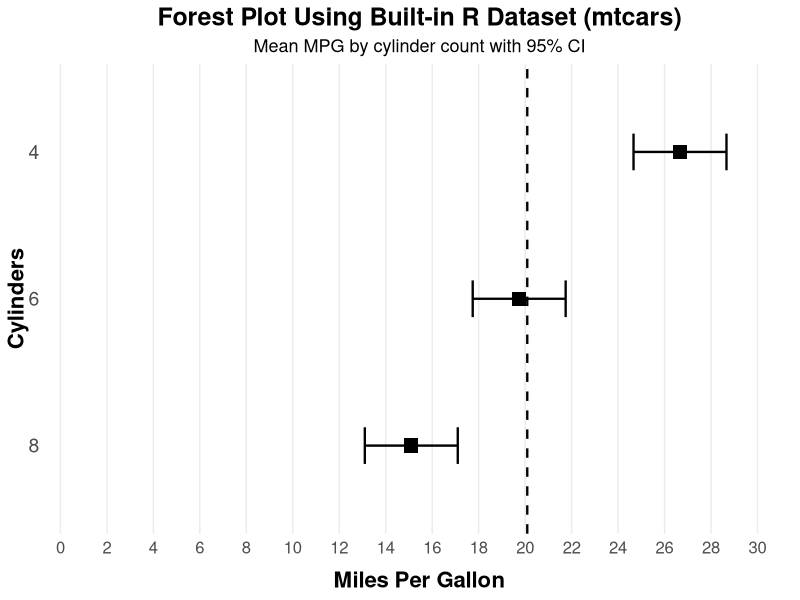

Here is the R script that generated this plot:
library(ggplot2)

#Load built-in R dataset
data(mtcars)

#Calculate mean MPG by number of cylinders
summary_df <- aggregate(mpg ~ cyl, data = mtcars, mean)

#Create simple (example) confidence intervals
summary_df$lower <- summary_df$mpg - 2
summary_df$upper <- summary_df$mpg + 2

#Convert cyl to a factor and reverse order so higher values appear at the top
summary_df$cyl <- factor(summary_df$cyl, levels = rev(summary_df$cyl))

#Create forest plot
ggplot(summary_df, aes(x = mpg, y = cyl)) +
  
  #Vertical reference line at overall mean MPG
  geom_vline(
    xintercept = mean(mtcars$mpg),
    linetype = "dashed",
    linewidth = 0.8
  ) +
  
  #Horizontal confidence interval bars
  geom_errorbar(
    aes(xmin = lower, xmax = upper),
    width = 0.25,
    linewidth = 0.8,
    orientation = "y"
  ) +
  
  #Point estimates (boxes)
  geom_point(
    size = 4.5,
    shape = 15
  ) +
  
  #Customize x-axis scale and spacing
  scale_x_continuous(
    limits = c(0, 30),
    breaks = seq(0, 30, by = 2),
    expand = expansion(mult = c(0.02, 0.05))
  ) +
  
  #Axis labels and plot titles
  labs(
    x = "Miles Per Gallon",
    y = "Cylinders",
    title = "Forest Plot Using Built-in R Dataset (mtcars)",
    subtitle = "Mean MPG by cylinder count with 95% CI"
  ) +
  
  #Base theme
  theme_minimal() +
  
  #Text and layout customization
  theme(
    # Axis tick label sizes
    axis.text.y  = element_text(size = 14),
    axis.text.x  = element_text(size = 12),
    
    #X-axis title styling
    axis.title.x = element_text(
      size = 16,
      face = "bold",
      margin = margin(t = 10)
    ),
    
    #Y-axis title styling
    axis.title.y = element_text(
      size = 16,
      face = "bold",
      margin = margin(t = 10)
    ),
    
    #Plot title and subtitle styling
    plot.title = element_text(
      size = 18,
      face = "bold",
      hjust = 0.5
    ),
    plot.subtitle = element_text(
      size = 13,
      hjust = 0.5
    ),
    
    #Remove horizontal grid lines for classic forest plot look
    panel.grid.major.y = element_blank(),
    panel.grid.minor = element_blank()
  )
